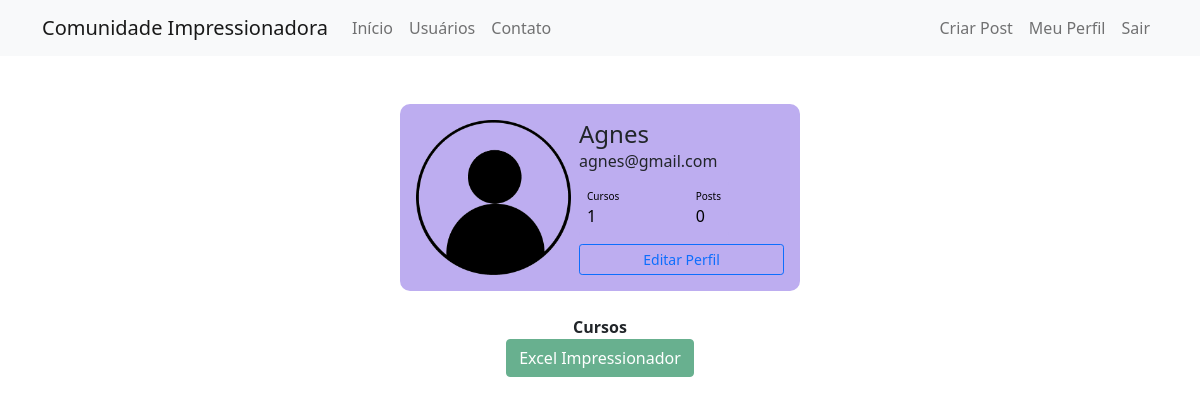
Screenshot of /perfil (signed in) with the database file from the repository.
### comunidadeimpressionadora/models.py (models this page shows)
class Usuario(database.Model, UserMixin):
    id = database.Column(database.Integer, primary_key = True)
    username = database.Column(database.String, nullable = False)
    email = database.Column(database.String, nullable = False, unique = True)
    senha = database.Column(database.String, nullable = False)
    foto_perfil = database.Column(database.String, default = 'default.jpg')
    posts = database.relationship('Post', backref = 'autor', lazy = True)
    cursos = database.Column(database.String, nullable = False, default = 'Não informado')

### comunidadeimpressionadora/routes.py (the view)
@app.route('/perfil')
@login_required
def perfil():
    foto_perfil = url_for('static', filename='fotos_perfil/{}'.format(current_user.foto_perfil))
    return render_template('perfil.html', foto_perfil = foto_perfil)

### comunidadeimpressionadora/models.py (called while the page is built)
@login_manager.user_loader
def load_usuario(id_usuario):
    return Usuario.query.get(int(id_usuario))

### comunidadeimpressionadora/templates/perfil.html (shortened to what this page needs)
{% extends 'base.html' %}
{% block body %}
<div class="container mt-5 d-flex justify-content-center">
    <div class="card p-3">
        <div class="d-flex align-items-center">
        <div class="image pe-2">
        <img src="{{foto_perfil}}" class="rounded" width="155" >
        </div>
        <div class="ml-3 w-100">
           <h4 class="mb-0 mt-0">{{ current_user.username }}</h4>
           <span>{{ current_user.email }}</span>
           <div class="p-2 mt-2 bg-primary d-flex rounded text-white stats">
                <div class="d-flex flex-column">
                    {% if 'Não Informado' in current_user.cursos %}
                    <span class="articles">Cursos</span>
                    <span class="number1">0</span>
                    {% else %}
                    <span class="articles">Cursos</span>
                    <span class="number1">{{ current_user.cursos.count(';') + 1}}</span>
                    {% endif%}
                </div>
                <div class="d-flex flex-column">
                    <span class="rating">Posts</span>
                    <span class="number3">0</span>
                </div>
           </div>
           <div class="button mt-2 d-flex flex-row align-items-center">
                <a class="w-100" href="{{ url_for('editar_perfil')}}">
                    <button class="btn btn-sm btn-outline-primary w-100">Editar Perfil</button>
                </a>
           </div>
        </div>
        </div>
    </div>
 </div>
 <div class="row justify-content-center mt-4">
    <div class="col col-4" style="text-align: center">
        <strong> Cursos </strong><br>
        {% for curso in current_user.cursos.split(';') %}
            <button type="button" class="btn btn-success" disabled>{{curso}}</button>
        {% endfor %}
    </div>
 </div>
{% endblock %}

### comunidadeimpressionadora/static/main.css (style rules this page uses)
.card { width: 400px; border: none; border-radius: 10px; background-color: rgb(189, 173, 240); }
.stats { background: rgb(189, 173, 240)!important; justify-content: space-between; width: 150px; color: #000 !important; }
.articles { font-size:10px; color: #000000; }
.number1 { font-weight:500; }
.rating { font-size:10px; color: #000000; }
.number3 { font-weight:500; }

### rows the page displays
Usuario: username "Agnes", email "agnes@gmail.com", cursos "1", cursos "Excel Impressionador"
